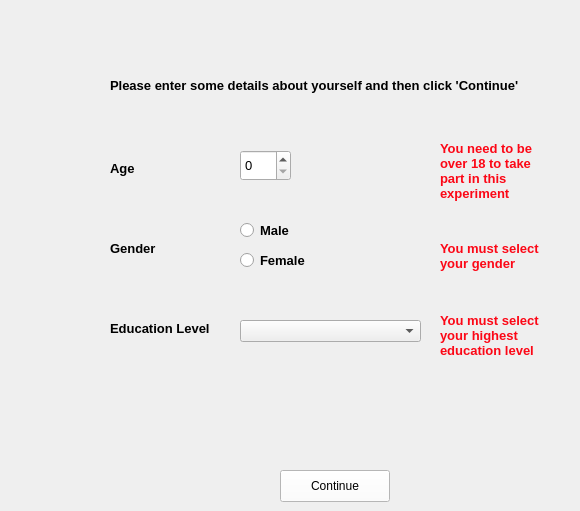
    <widget class="QWidget" name="pageDemog">
     <widget class="QPushButton" name="demogContinueButton">
      <property name="geometry">
       <rect>
        <x>280</x>
        <y>470</y>
        <width>110</width>
        <height>32</height>
       </rect>
      </property>
      <property name="font">
       <font>
        <family>Arial</family>
       </font>
      </property>
      <property name="autoFillBackground">
       <bool>false</bool>
      </property>
      <property name="styleSheet">
       <string notr="true">background-color: rgb(255, 255, 255);</string>
      </property>
      <property name="text">
       <string>Continue</string>
      </property>
     </widget>
     <widget class="QLabel" name="labelErrorGender">
      <property name="geometry">
       <rect>
        <x>440</x>
        <y>220</y>
        <width>111</width>
        <height>71</height>
       </rect>
      </property>
      <property name="font">
       <font>
        <family>Arial</family>
        <pointsize>10</pointsize>
        <weight>75</weight>
        <bold>true</bold>
       </font>
      </property>
      <property name="styleSheet">
       <string notr="true">color: rgb(252, 7, 22);</string>
      </property>
      <property name="text">
       <string>You must select your gender</string>
      </property>
      <property name="wordWrap">
       <bool>true</bool>
      </property>
     </widget>
     <widget class="QLabel" name="labelErrorAge">
      <property name="geometry">
       <rect>
        <x>440</x>
        <y>140</y>
        <width>111</width>
        <height>61</height>
       </rect>
      </property>
      <property name="font">
       <font>
        <family>Arial</family>
        <pointsize>10</pointsize>
        <weight>75</weight>
        <bold>true</bold>
       </font>
      </property>
      <property name="styleSheet">
       <string notr="true">color: rgb(252, 7, 22);</string>
      </property>
      <property name="text">
       <string>You need to be over 18 to take part in this experiment</string>
      </property>
      <property name="wordWrap">
       <bool>true</bool>
      </property>
     </widget>
     <widget class="QLabel" name="labelErrorEducation">
      <property name="geometry">
       <rect>
        <x>440</x>
        <y>310</y>
        <width>111</width>
        <height>51</height>
       </rect>
      </property>
      <property name="font">
       <font>
        <family>Arial</family>
        <pointsize>10</pointsize>
        <weight>75</weight>
        <bold>true</bold>
       </font>
      </property>
      <property name="styleSheet">
       <string notr="true">color: rgb(252, 7, 22);</string>
      </property>
      <property name="text">
       <string>You must select your highest education level</string>
      </property>
      <property name="wordWrap">
       <bool>true</bool>
      </property>
     </widget>
     <widget class="QWidget" name="UserEducation" native="true">
      <property name="geometry">
       <rect>
        <x>100</x>
        <y>300</y>
        <width>321</width>
        <height>61</height>
       </rect>
      </property>
      <widget class="QComboBox" name="Education">
       <property name="geometry">
        <rect>
         <x>140</x>
         <y>20</y>
         <width>181</width>
         <height>22</height>
        </rect>
       </property>
       <property name="font">
        <font>
         <family>Arial</family>
        </font>
       </property>
       <property name="focusPolicy">
        <enum>Qt::ClickFocus</enum>
       </property>
       <item>
        <property name="text">
         <string/>
        </property>
       </item>
       <item>
        <property name="text">
         <string>Upper Secondary</string>
        </property>
       </item>
       <item>
        <property name="text">
         <string>Post-secondary</string>
        </property>
       </item>
       <item>
        <property name="text">
         <string>Bachelor's or equivalent</string>
        </property>
       </item>
       <item>
        <property name="text">
         <string>Master's or equivalent</string>
        </property>
       </item>
       <item>
        <property name="text">
         <string>Doctoral or equivalent</string>
        </property>
       </item>
      </widget>
      <widget class="QLabel" name="labelEducation">
       <property name="geometry">
        <rect>
         <x>10</x>
         <y>20</y>
         <width>121</width>
         <height>16</height>
        </rect>
       </property>
       <property name="font">
        <font>
         <family>Arial</family>
         <pointsize>10</pointsize>
         <weight>75</weight>
         <bold>true</bold>
        </font>
       </property>
       <property name="text">
        <string>Education Level</string>
       </property>
      </widget>
     </widget>
     <widget class="QLabel" name="labelDemog">
      <property name="geometry">
       <rect>
        <x>110</x>
        <y>60</y>
        <width>461</width>
        <height>51</height>
       </rect>
      </property>
      <property name="font">
       <font>
        <family>Arial</family>
        <pointsize>10</pointsize>
        <weight>75</weight>
        <bold>true</bold>
       </font>
      </property>
      <property name="text">
       <string>Please enter some details about yourself and then click 'Continue'</string>
      </property>
     </widget>
     <widget class="QWidget" name="UserGender" native="true">
      <property name="geometry">
       <rect>
        <x>100</x>
        <y>210</y>
        <width>321</width>
        <height>80</height>
       </rect>
      </property>
      <widget class="QRadioButton" name="Male">
       <property name="geometry">
        <rect>
         <x>140</x>
         <y>10</y>
         <width>82</width>
         <height>21</height>
        </rect>
       </property>
       <property name="font">
        <font>
         <family>Arial</family>
         <pointsize>10</pointsize>
         <weight>75</weight>
         <bold>true</bold>
        </font>
       </property>
       <property name="text">
        <string>Male</string>
       </property>
      </widget>
      <widget class="QRadioButton" name="Female">
       <property name="geometry">
        <rect>
         <x>140</x>
         <y>40</y>
         <width>82</width>
         <height>21</height>
        </rect>
       </property>
       <property name="font">
        <font>
         <family>Arial</family>
         <pointsize>10</pointsize>
         <weight>75</weight>
         <bold>true</bold>
        </font>
       </property>
       <property name="text">
        <string>Female</string>
       </property>
      </widget>
      <widget class="QLabel" name="labelGender">
       <property name="geometry">
        <rect>
         <x>10</x>
         <y>30</y>
         <width>71</width>
         <height>16</height>
        </rect>
       </property>
       <property name="font">
        <font>
         <family>Arial</family>
         <pointsize>10</pointsize>
         <weight>75</weight>
         <bold>true</bold>
        </font>
       </property>
       <property name="text">
        <string>Gender</string>
       </property>
      </widget>
     </widget>
     <widget class="QWidget" name="UserAge" native="true">
      <property name="geometry">
       <rect>
        <x>100</x>
        <y>140</y>
        <width>321</width>
        <height>61</height>
       </rect>
      </property>
      <widget class="QSpinBox" name="Age">
       <property name="geometry">
        <rect>
         <x>140</x>
         <y>10</y>
         <width>51</width>
         <height>31</height>
        </rect>
       </property>
       <property name="font">
        <font>
         <family>Arial</family>
         <pointsize>10</pointsize>
        </font>
       </property>
      </widget>
      <widget class="QLabel" name="labelAge">
       <property name="geometry">
        <rect>
         <x>10</x>
         <y>20</y>
         <width>71</width>
         <height>16</height>
        </rect>
       </property>
       <property name="font">
        <font>
         <family>Arial</family>
         <pointsize>10</pointsize>
         <weight>75</weight>
         <bold>true</bold>
        </font>
       </property>
       <property name="text">
        <string>Age</string>
       </property>
      </widget>
     </widget>
     <widget class="QLabel" name="label_19">
      <property name="geometry">
       <rect>
        <x>0</x>
        <y>-20</y>
        <width>131</width>
        <height>91</height>
       </rect>
      </property>
      <property name="text">
       <string/>
      </property>
      <property name="pixmap">
       <pixmap>ucl-logo.jpg</pixmap>
      </property>
      <property name="scaledContents">
       <bool>true</bool>
      </property>
     </widget>
    </widget>
